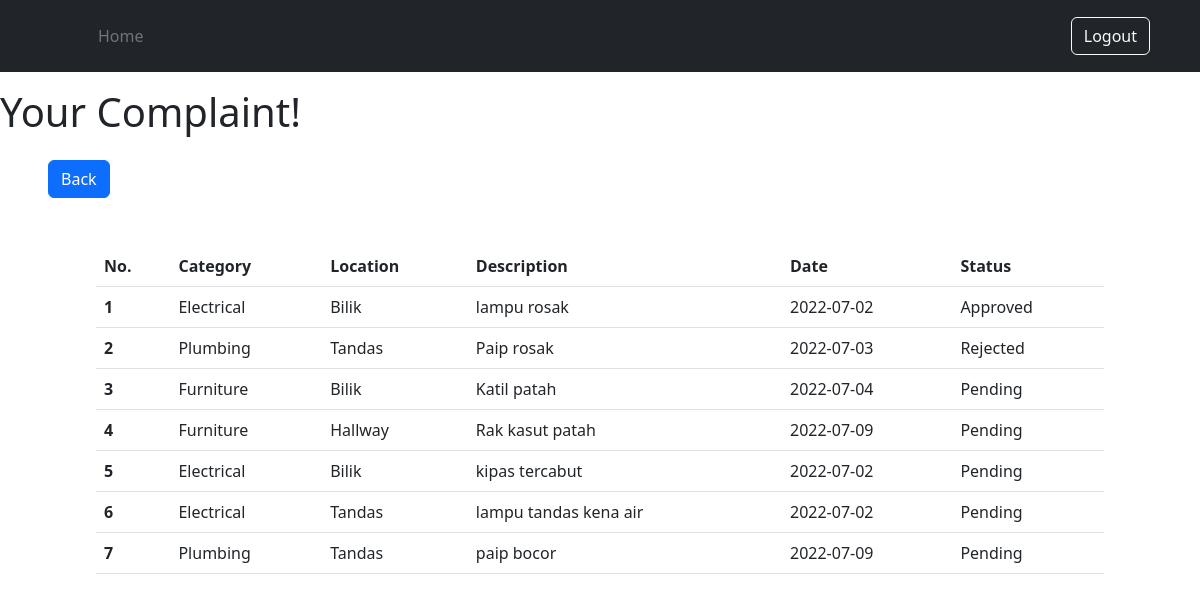
The page /user/view.php (signed in) on the database as committed earlier.
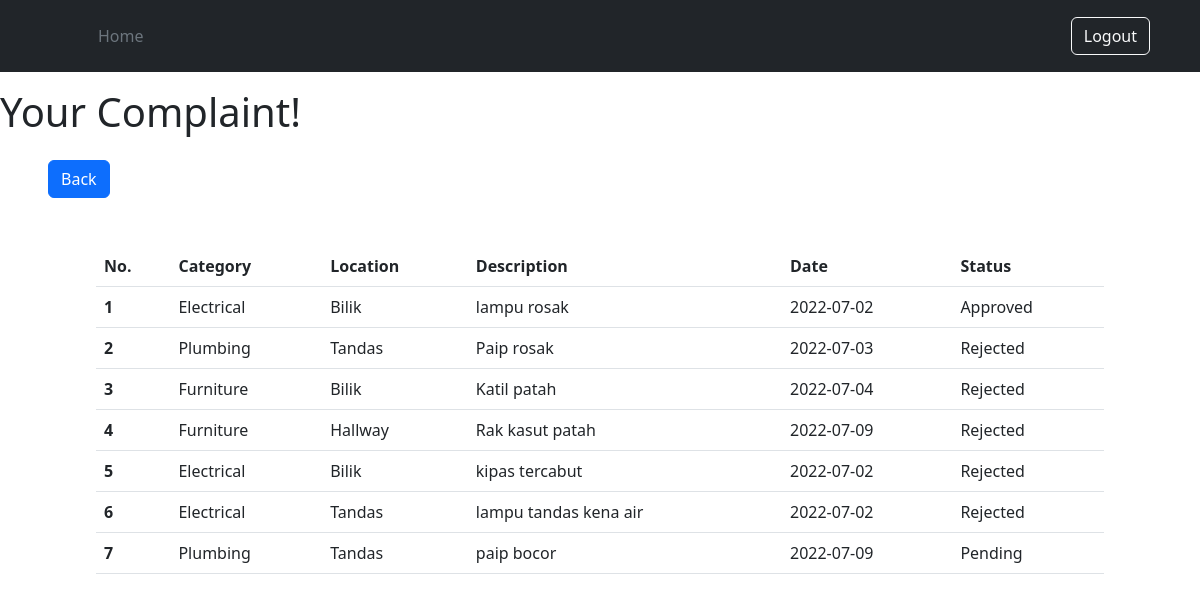
The same page on the database as committed later.
### user/view.php (the view, shortened to what this page needs)
<?php
    $usersession = $_SESSION['userid'];
    include("../inc/conn.php");
?>
<!DOCTYPE HTML>
<html>
    <head>
        <link href="https://cdn.jsdelivr.net/npm/bootstrap@5.2.0-beta1/dist/css/bootstrap.min.css" rel="stylesheet">
    </head>
    <body>
        <?php include "../inc/header.php" ?>
        <h1 class="py-3">Your Complaint!</h1>
        <div class = "px-5">
            <button type="button" class="btn btn-primary" onclick="location.href='/student_complaint_system/user/index.php'">Back</button>
            <div class="container px-5 my-5">
            <table class="table">
            <thead>
                <tr>
                <th scope="col">No.</th>
                <th scope="col">Category</th>
                <th scope="col">Location</th>
                <th scope="col">Description</th>
                <th scope="col">Date</th>
                <th scope="col">Status</th>
                </tr>
            </thead>
            <tbody>
                <tr>
                    <?php
                    $viewsql ="SELECT `comp_cat`, `comp_loct`, `comp_desc`, `comp_date`, `comp_status` FROM `complaints` WHERE user_id = $usersession";
                    $run=mysqli_query($conn,$viewsql);
                    if(!is_bool($run)){
                        $compuser = mysqli_fetch_all($run);
                        if (sizeof($compuser)>0){
                            for($i=0; $i<sizeof($compuser);$i++ ){
                                echo "<tr>";
                                $compnum=$i+1;
                                echo "<th scope=\"row\">".$compnum."</th>";
                                foreach($compuser[$i] as $key=>$catcomp){
                                    if ($key == 4) {
                                        if($catcomp==""){
                                            echo "<td>Pending</td>";
                                        } else if($catcomp==0){
                                            echo "<td>Approved</td>";
                                        } else if($catcomp==1){
                                            echo "<td>Rejected</td>";
                                        } else {
                                            echo "<td>Pending</td>";
                                        }
                                    } else {
                                        echo "<td>$catcomp</td>";
                                    }
                                }
                                echo "</tr>";
                            }
                        } else {
                            echo "<tr>";
                            echo "<td style = \"text-align: center;\" colspan = \"5\">Doesn't Have Complaint Yet!</td>";
                            echo "</tr>";
                        }
                    } else {
                        echo "<tr>";
                        echo "<td style = \"text-align: center;\" colspan = \"5\">Error Occured</td>";
                        echo "</tr>";
                    }
                ?>
            </tbody>
            </table>
        </div>
    </body>
</html>

Rows that differ between the two databases and show on the page:
changed complaints "Katil patah": comp_status empty → 1 (drawn)
changed complaints "Hallway": comp_status empty → 1 (drawn)
changed complaints "kipas tercabut": comp_status empty → 1 (drawn)
changed complaints "lampu tandas kena air": comp_status empty → 1 (drawn)
Other text that changed with them:
list line gone: "Pending"
new list line: "Rejected"
